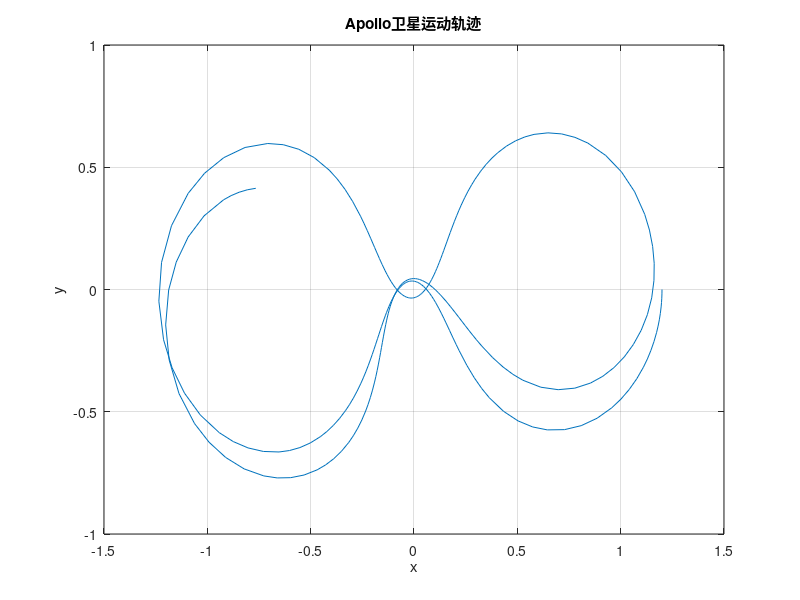

Here is the MATLAB script that generated this plot:
% 参数和初始条件
mu = 1 / 82.45;
mu1 = 1 - mu;

% 初始条件
initial_conditions = [1.2, 0, 0, -1.04935751];
tspan = [0 10]; % 根据需要调整时间跨度

% 定义微分方程组
apollo = @(t, Y) [
    Y(2);
    2 * Y(4) + Y(1) - mu1 * (Y(1) + mu) / ((Y(1) + mu)^2 + Y(3)^2)^(3/2) ...
    - mu * (Y(1) - mu1) / ((Y(1) - mu1)^2 + Y(3)^2)^(3/2);
    Y(4);
    -2 * Y(2) + Y(3) - mu1 * Y(3) / ((Y(1) + mu)^2 + Y(3)^2)^(3/2) ...
    - mu * Y(3) / ((Y(1) - mu1)^2 + Y(3)^2)^(3/2)
];

% 求解
[t, sol] = ode45(apollo, tspan, initial_conditions);

% 绘图
plot(sol(:,1), sol(:,3));
xlabel('x'); ylabel('y');
title('Apollo卫星运动轨迹');
grid on;
